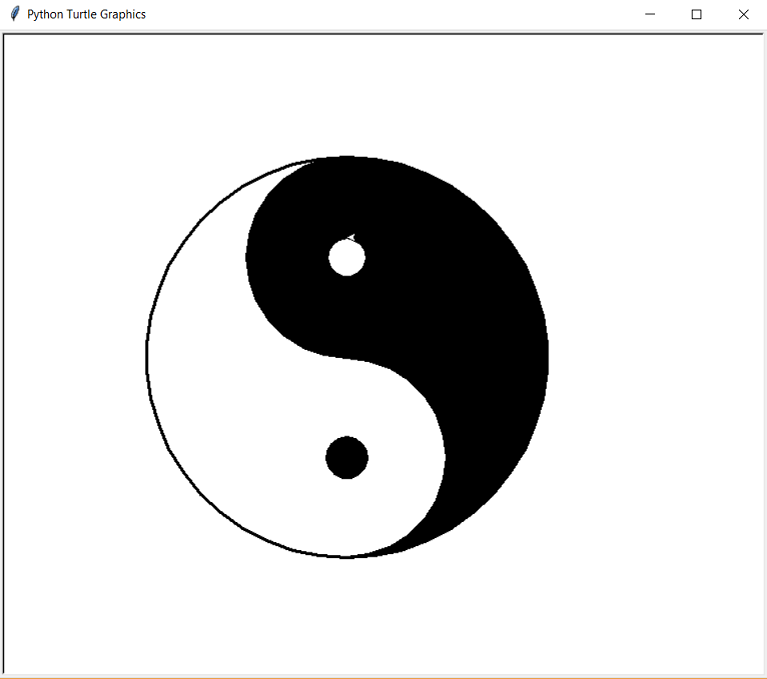

Recreate this plot in Python.
import turtle
t = turtle.Turtle()
turtle.bgcolor("#FFFFFF")
t.penup()
t.goto(-40,-200)
t.pendown()
t.color("#000000")
t.speed(10)
t.pensize(3)
t.fillcolor('black')
t.begin_fill()
t.circle(200,180)
t.end_fill()
t.circle(200,180)
t.fillcolor('black')
t.begin_fill()
t.penup()
t.goto(-40,200)
t.pendown()
t.right(180)
t.circle(100,180)
t.end_fill()
t.fillcolor('white')
t.begin_fill()
t.penup()
t.goto(-40,-200)
t.pendown()
t.circle(100,180)
t.end_fill()
t.fillcolor('black')
t.begin_fill()
t.penup()
t.goto(-40,-80)
t.pendown()
t.circle(20)
t.end_fill()
t.fillcolor('white')
t.begin_fill()
t.penup()
t.goto(-40,120)
t.pendown()
t.circle(20)
t.end_fill()
         
turtle.exitonclick()
